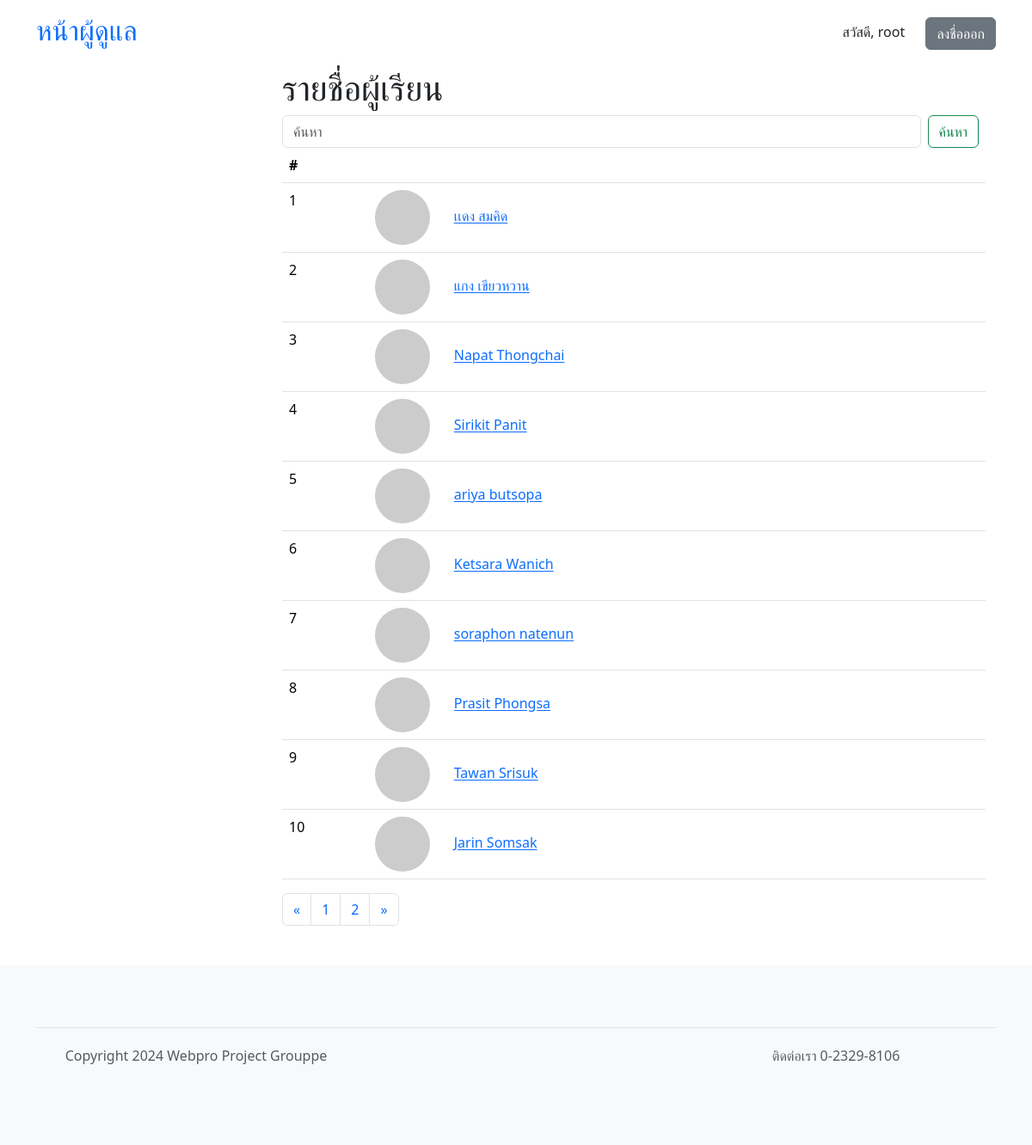
/admin/students.php (signed in), run on the app's committed database.
### tables this page shows
CREATE TABLE "students" (
	"id"	INTEGER,
	"username"	VARCHAR(32) NOT NULL,
	"first_name"	VARCHAR(64) NOT NULL,
	"last_name"	VARCHAR(64) NOT NULL,
	"profile_pic_hash"	CHARACTER(32),
	"password"	CHARACTER(72) NOT NULL,
	"email"	VARCHAR(64) NOT NULL,
	"phone"	VARCHAR(16),
	"created_date"	DATETIME,
	PRIMARY KEY("id" AUTOINCREMENT)
);

### admin/students.php (called while the page is built, shortened)
<?php
require 'template_init.php';
require 'template_header.php';
require 'si_list_init.php';
$pagename = "students.php";
$header = "รายชื่อผู้เรียน";
$show_course = false;
$show_cate = false;
$editpage = "student";
$search = "";
$list = $db->get_student_simple_list($begin, $search, $item_per_page);
require 'si_list.php';
?>

### admin/si_list_init.php (called while the page is built)
<?php
$item_per_page = 10;
if (isset($_GET['page'])) {
	$page = $_GET['page'];
} else {
	$page = 1;
}
$begin = ($page - 1) * $item_per_page;
?>

### core.php (called while the page is built, shortened)
<?php
require 'shopping.php';
require 'common.php';
	class App extends SQLite3 {
			?>
				</form><?php
		function get_student_simple_list($begin, $search, $item_per_page) {
			return $this->get_simple_list('students', $begin, $search, $item_per_page);
		}
		function get_simple_list($table, $begin, $search, $item_per_page) {
			$filter = "";
			$sql = "SELECT COUNT(*) as count FROM $table" . $filter;
			$ret = $this->query($sql);
			$row = $ret->fetchArray(SQLITE3_ASSOC);
			$total = $row['count'];
			$page_count = ceil($total / $item_per_page);
			$sql = "SELECT profile_pic_hash, id, username, first_name || ' ' || last_name AS name FROM $table" . $filter . " LIMIT $item_per_page OFFSET $begin";
			$ret = $this->query($sql);
			$instructors = array();
			while($row = $ret->fetchArray(SQLITE3_ASSOC)) {
				$row = prepare_other_data($row, '../');
				$instructors[] = $row;
			}
			return array(
				'page_count' => $page_count,
				'data' => $instructors
			);
		}
	}
?>

### common.php (called while the page is built, shortened)
<?php
function prepare_other_data($row, $prefix = "") {
	$row['pfplink'] = get_pfplink_from_seed('saltPROJECTGROUPPE' . md5($row['username']));
	return $row;
}
function get_pfplink_from_seed($ident) {
	return "https://api.dicebear.com/7.x/thumbs/svg?seed=" . $ident;
}
	?>

### admin/si_list.php (the view, shortened to what this page needs)
<?php
$page_count = $list['page_count'];
$list = $list['data'];
?>
<div class="container">
<h1><?php echo $header; ?></h1>
	<form class="d-flex" role="search">
		<input class="form-control me-2" name="search" value="<?php echo isset($_GET['search']) ? $_GET['search'] : '' ?>" type="search" placeholder="ค้นหา" aria-label="Search">
		<button class="btn btn-outline-success me-2" type="submit">ค้นหา</button>
	</form>
	<table class="table">
	<thead>
		<tr>
			<th scope="col">#</th>
			<?php if ($show_course) { ?>
			<th scope="col">ชื่อคอร์ส</th>
			<th scope="col">ผู้สอน</th>
			<th scope="col">หมวดหมู่</th>
			<th scope="col">ยอดขายทั้งหมด</th>
			<?php } else { ?>
			<th scope="col"></th>
			<?php } ?>
		</tr>
	</thead>
	<tbody>
		<?php
			foreach ($list as $i) {
				echo "<tr>";
				echo "<td>{$i['id']}</td>";
				if ($show_cate) {
					echo "<td><a href=\"category.php?id={$i['id']}\">{$i['name']}</a></td>";
					echo "<td>{$i['total_courses']}</td>";
				} else {
					if ($show_course) {
						echo "<td>{$i['name']}</td>";
						echo "<td>{$i['owner_name']}</td>";
						echo "<td>{$i['category_name']}</td>";
						echo "<td>{$i['total_sales']}</td>";
					} else {
						echo "<td><img src=\"{$i['pfplink']}\" alt=\"avatar\" width=\"64\" height=\"64\" class=\"rounded-circle me-4\"> ";
						echo "<a href=\"" . $editpage . ".php?id={$i['id']}\">{$i['name']}</a>";
						echo "</td>";
					}
				}
				echo "</tr>";
			}
		?>
	</tbody>
	</table>
	<nav aria-label="pagination">
		<ul class="pagination">
			<li class="page-item">
				<a class="page-link" href="<?php echo $pagename; ?>?page=1">
				<span>&laquo;</span>
				</a>
			</li>
			<?php for ($i = 1; $i <= $page_count; $i++){ ?>
			<li class="page-item">
				<a class="page-link" href="<?php echo $pagename; ?>?page=<?php echo $i; ?>">
					<?php echo $i; ?>
				</a>
			</li>
			<?php } ?>
			<li class="page-item">
				<a class="page-link" href="<?php echo $pagename; ?>?page=<?php echo $page_count;?>">
				<span>&raquo;</span>
				</a>
			</li>
		</ul>
	</nav>
</div>
<?php
require 'template_footer.php';
?>

### data on the page
students: id "1", name "เเดง สมคิด"
students: id "2", name "แกง เขียวหวาน"
students: id "3", name "Napat Thongchai"
students: id "4", name "Sirikit Panit"
students: id "5", name "ariya butsopa"
students: id "6", name "Ketsara Wanich"
students: id "7", name "soraphon natenun"
students: id "8", name "Prasit Phongsa"
students: id "9", name "Tawan Srisuk"
students: id "10", name "Jarin Somsak"

### other printed values
$_SESSION['admin']['username'] "root"
$header "รายชื่อผู้เรียน"
